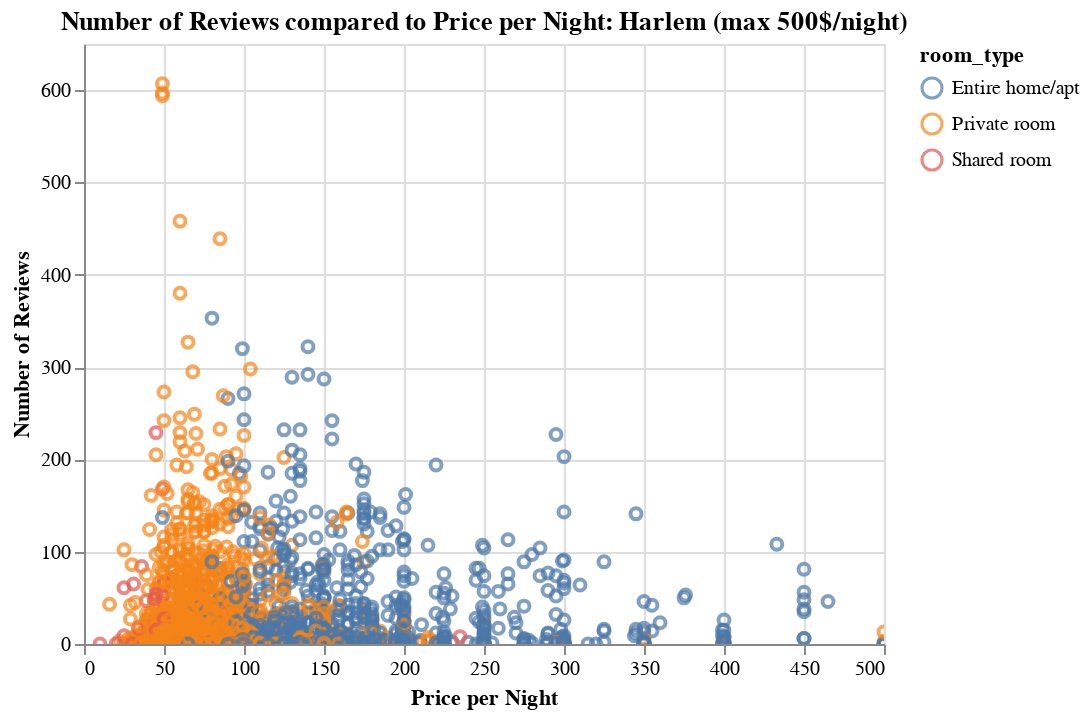

The code cell stored with this chart in its notebook:
### Code cell
ichart2 = alt.Chart(harlema, title='Number of Reviews compared to Price per Night: Harlem (max 500$/night)').mark_point().encode(
    x=alt.X('price', title='Price per Night'),
    y=alt.Y('number_of_reviews', title='Number of Reviews'),
    color='room_type',
    tooltip=['price','number_of_reviews','room_type','host_name', 'name', 'latitude', 'longitude']
).interactive()

ichart2

### Figure 1 — Vega-Lite specification as saved in the notebook (floating-point values rounded to 4 significant figures; data arrays with more than 128 entries replaced by an {"elided": "..."} marker saying what was removed)
{"config": {"view": {"continuousWidth": 400, "continuousHeight": 300}}, "data": {"name": "data-7a2321f5a6a58e5cf286b66a27e620ac"}, "mark": "point", "encoding": {"color": {"type": "nominal", "field": "room_type"}, "tooltip": [{"type": "quantitative", "field": "price"}, {"type": "quantitative", "field": "number_of_reviews"}, {"type": "nominal", "field": "room_type"}, {"type": "nominal", "field": "host_name"}, {"type": "nominal", "field": "name"}, {"type": "quantitative", "field": "latitude"}, {"type": "quantitative", "field": "longitude"}], "x": {"type": "quantitative", "field": "price", "title": "Price per Night"}, "y": {"type": "quantitative", "field": "number_of_reviews", "title": "Number of Reviews"}}, "selection": {"selector002": {"type": "interval", "bind": "scales", "encodings": ["x", "y"]}}, "title": "Number of Reviews compared to Price per Night: Harlem (max 500$/night)", "$schema": "https://vega.github.io/schema/vega-lite/v4.8.1.json", "datasets": {"data-7a2321f5a6a58e5cf286b66a27e620ac": {"elided": "2631 records"}}}
